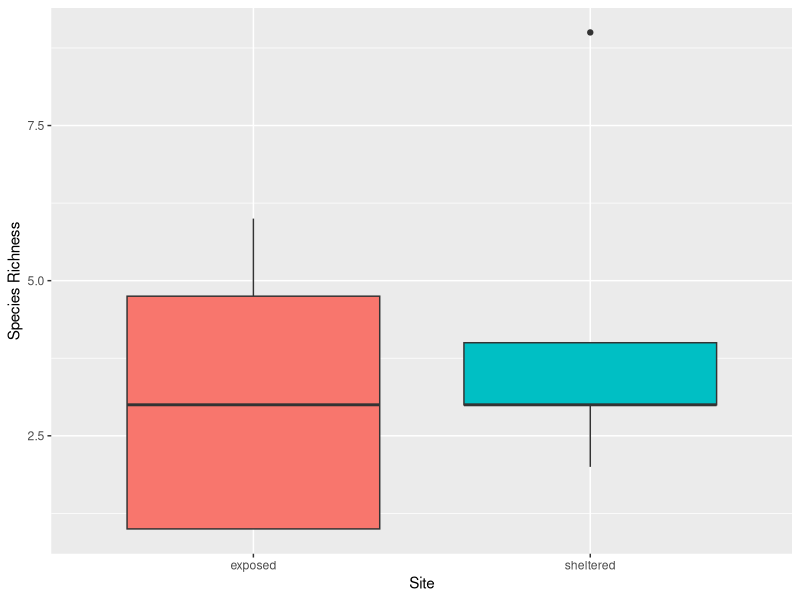

Here is the R script that generated this plot:
## ---- chunk 1
library(vegan)
library(tidyverse)
## ---- chunk 2
data <- read.csv("data-entry-final.csv")

# Manipulating the data

data_analysis <- data %>% 
  select(-c(abiotic_hab, biotic_hab)) %>% 
  mutate(quadrat = as.factor(quadrat)) %>% 
  group_by(vertical_transect, quadrat, species)%>%
  mutate(n_per_quadrat = sum(n)*10) %>%
  mutate(site = ifelse(vertical_transect %in% c(1,2,3), "sheltered", "exposed")) %>% 
  arrange(vertical_transect, quadrat) %>%
  select(-c(n,square)) %>% 
  na.omit %>%
  distinct() %>%
  group_by(vertical_transect, quadrat) %>%
  mutate(quadrat_prop = n_per_quadrat / sum(n_per_quadrat))

quad_richness <- data %>%
  drop_na(n) %>%
  group_by(vertical_transect,quadrat) %>%
  summarize(richness = length(unique(species))) %>%
  mutate(site = ifelse(vertical_transect %in% c(1,2,3), "sheltered", "exposed"))
## ---- chunk 3
richness_plot <- ggplot(data = quad_richness) +
  geom_boxplot(aes(x = site, y = richness, fill = site)) +
  labs(x = "Site", y = "Species Richness")+
  theme_grey()+
  theme(legend.position = 'none')
    
richness_plot
